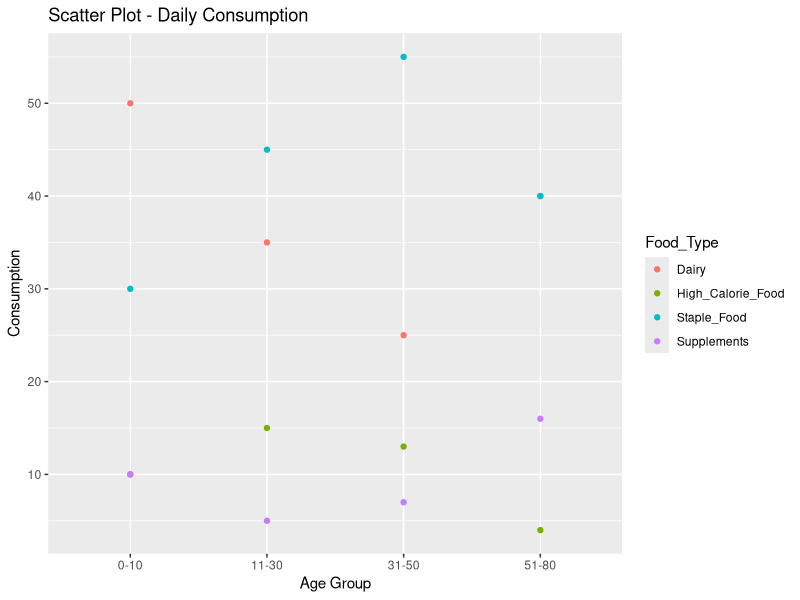
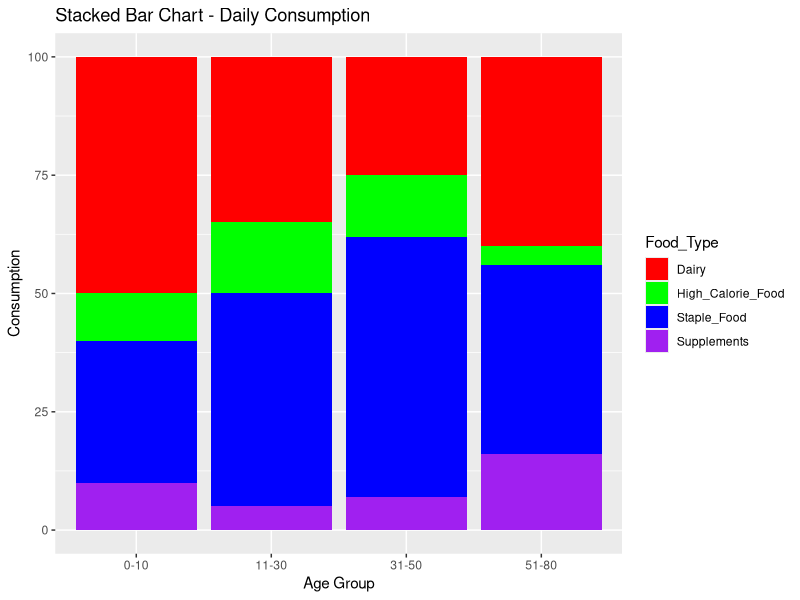
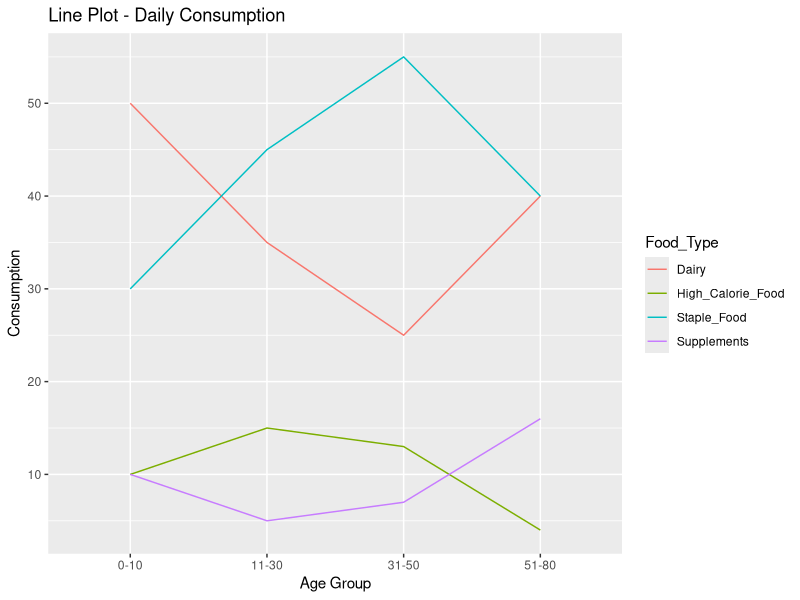

Here is the R script that generated these plots, in order:
# Install and load the necessary libraries
install.packages(c("ggplot2", "tidyr"))
library(ggplot2)
library(tidyr)

# Given data
age_groups <- c("0-10", "11-30", "31-50", "51-80")
dairy <- c(50, 35, 25, 40)
staple_food <- c(30, 45, 55, 40)
high_calorie_food <- c(10, 15, 13, 4)
supplements <- c(10, 5, 7, 16)

# Create a data frame
df <- data.frame(Age_Group = age_groups, Dairy = dairy, Staple_Food = staple_food, High_Calorie_Food = high_calorie_food, Supplements = supplements)

# Reshape the data for plotting using tidyr
df_long <- pivot_longer(df, cols = -Age_Group, names_to = "Food_Type", values_to = "Consumption")

# Scatter Plot
scatter_plot <- ggplot(df_long, aes(x = Age_Group, y = Consumption, color = Food_Type)) +
  geom_point() +
  labs(title = "Scatter Plot - Daily Consumption",
       x = "Age Group",
       y = "Consumption")

# Stacked Bar Chart
stacked_bar_chart <- ggplot(df_long, aes(x = Age_Group, y = Consumption, fill = Food_Type)) +
  geom_bar(stat = "identity") +
  labs(title = "Stacked Bar Chart - Daily Consumption",
       x = "Age Group",
       y = "Consumption") +
  scale_fill_manual(values = c("Dairy" = "red", "Staple_Food" = "blue", "High_Calorie_Food" = "green", "Supplements" = "purple"))

# Line Plot
line_plot <- ggplot(df_long, aes(x = Age_Group, y = Consumption, group = Food_Type, color = Food_Type)) +
  geom_line() +
  labs(title = "Line Plot - Daily Consumption",
       x = "Age Group",
       y = "Consumption")

# Print the plots
print(scatter_plot)
print(stacked_bar_chart)
print(line_plot)

